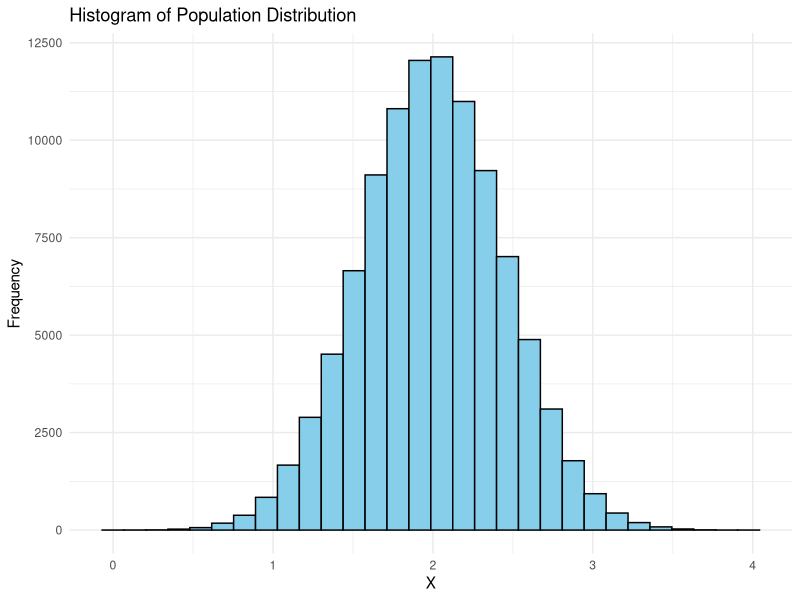
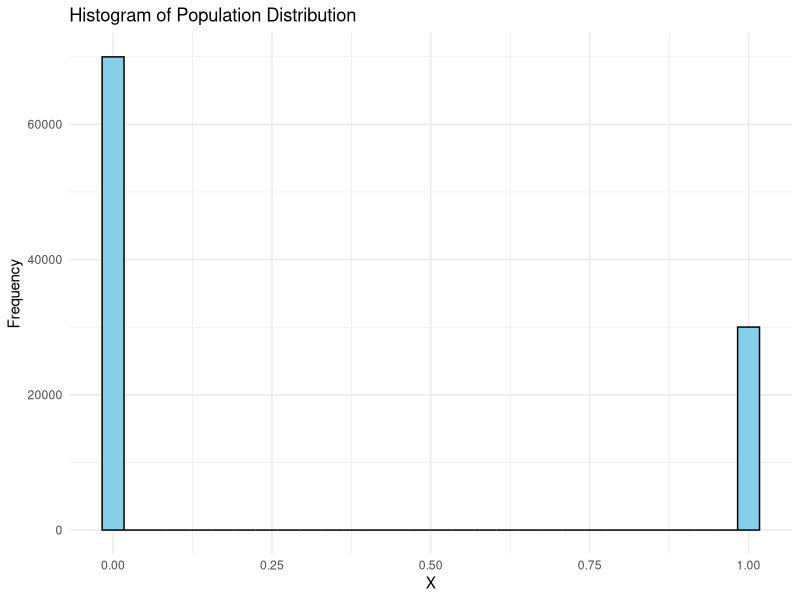
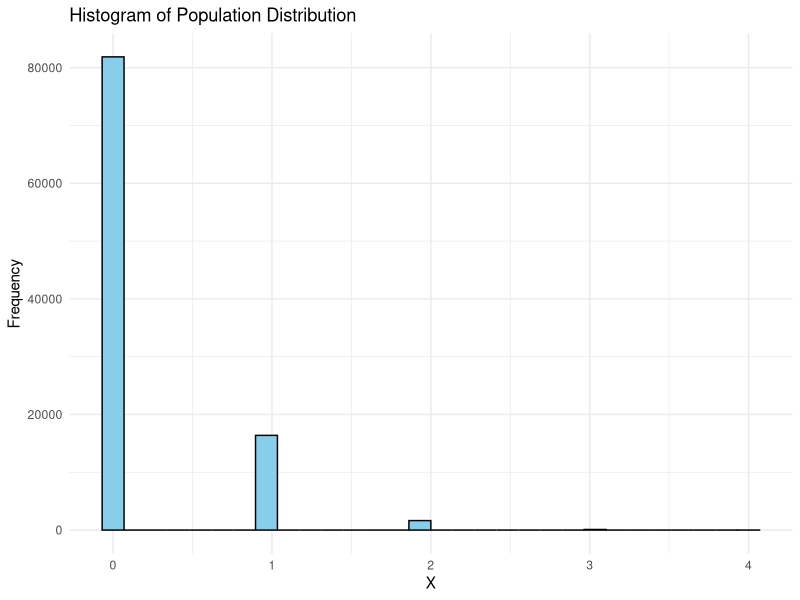
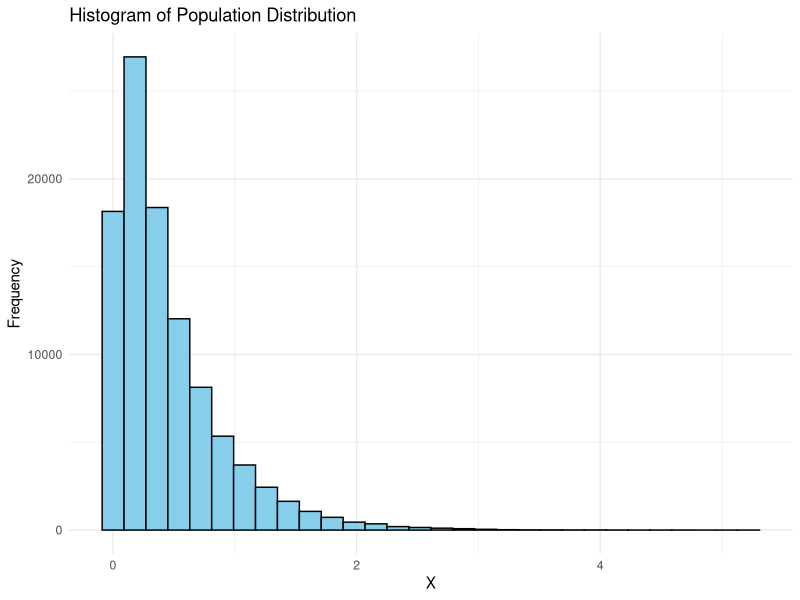
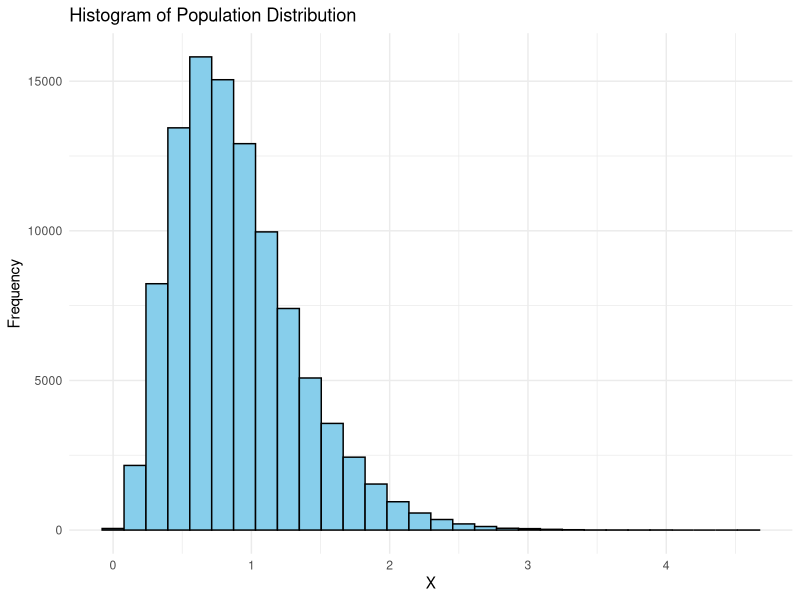

The R script that drew these images, in order:
## ---- chunk 1
knitr::opts_chunk$set(echo = TRUE)
library(ggplot2)
library(dplyr)
## ---- chunk 2
sigma <- 0.447
N <- 100000
n = 500
pop <- rnorm(N, mean=2, sd=sigma)
df = data.frame(X=pop)

ggplot(df, aes(x = X)) + 
  geom_histogram(bins = 30, fill = "skyblue", color = "black") +
  labs(title = "Histogram of Population Distribution",
       x = "X",
       y = "Frequency") +
  theme_minimal()
## ---- chunk 3
N <- 100000
n = 500
prob = 0.3
pop <- rbinom(N, 1, prob)
df = data.frame(X=pop)

ggplot(df, aes(x = X)) + 
  geom_histogram(bins = 30, fill = "skyblue", color = "black") +
  labs(title = "Histogram of Population Distribution",
       x = "X",
       y = "Frequency") +
  theme_minimal()
## ---- chunk 4
sigma <- 0.447
N <- 100000
n = 500
lambda_pois <- sigma^2
pop <- rpois(N, lambda = lambda_pois)

df = data.frame(X=pop)

ggplot(df, aes(x = X)) + 
  geom_histogram(bins = 30, fill = "skyblue", color = "black") +
  labs(title = "Histogram of Population Distribution",
       x = "X",
       y = "Frequency") +
  theme_minimal()
## ---- chunk 5
N <- 100000
sigma <- 0.447
lambda_exp <- 1 / sigma
pop <- rexp(N, rate = lambda_exp)

df = data.frame(X=pop)

ggplot(df, aes(x = X)) + 
  geom_histogram(bins = 30, fill = "skyblue", color = "black") +
  labs(title = "Histogram of Population Distribution",
       x = "X",
       y = "Frequency") +
  theme_minimal()
## ---- chunk 6
sigma <- 0.447
n = 500
N <- 100000
alpha_gamma <- 4  
beta_gamma <- sqrt(alpha_gamma) / sigma
pop <- rgamma(N, shape = alpha_gamma, rate = beta_gamma)

df = data.frame(X=pop)

ggplot(df, aes(x = X)) + 
  geom_histogram(bins = 30, fill = "skyblue", color = "black") +
  labs(title = "Histogram of Population Distribution",
       x = "X",
       y = "Frequency") +
  theme_minimal()
## ---- chunk 7
#
#
#

## ---- chunk 8
#
#
#

## ---- chunk 9
#
#
#

## ---- chunk 10
#
#
#

## ---- chunk 11
#
# n=20, K=1000
#

## ---- chunk 12
#
# n=200, K=1000
#


## ---- chunk 13
#
# n=1000, K=1000
#

## ---- chunk 14
#
# n=1000, K=20
#

## ---- chunk 15
#
# n=1000, K=200
#

## ---- chunk 16
#
# n=1000, K=1000
#

## ---- chunk 17
#
#
# all(abs(c(rate1-0.68, rate2-0.95, rate3-0.997))< 0.005)
# True to be expected


## ---- chunk 18

#
#
#


